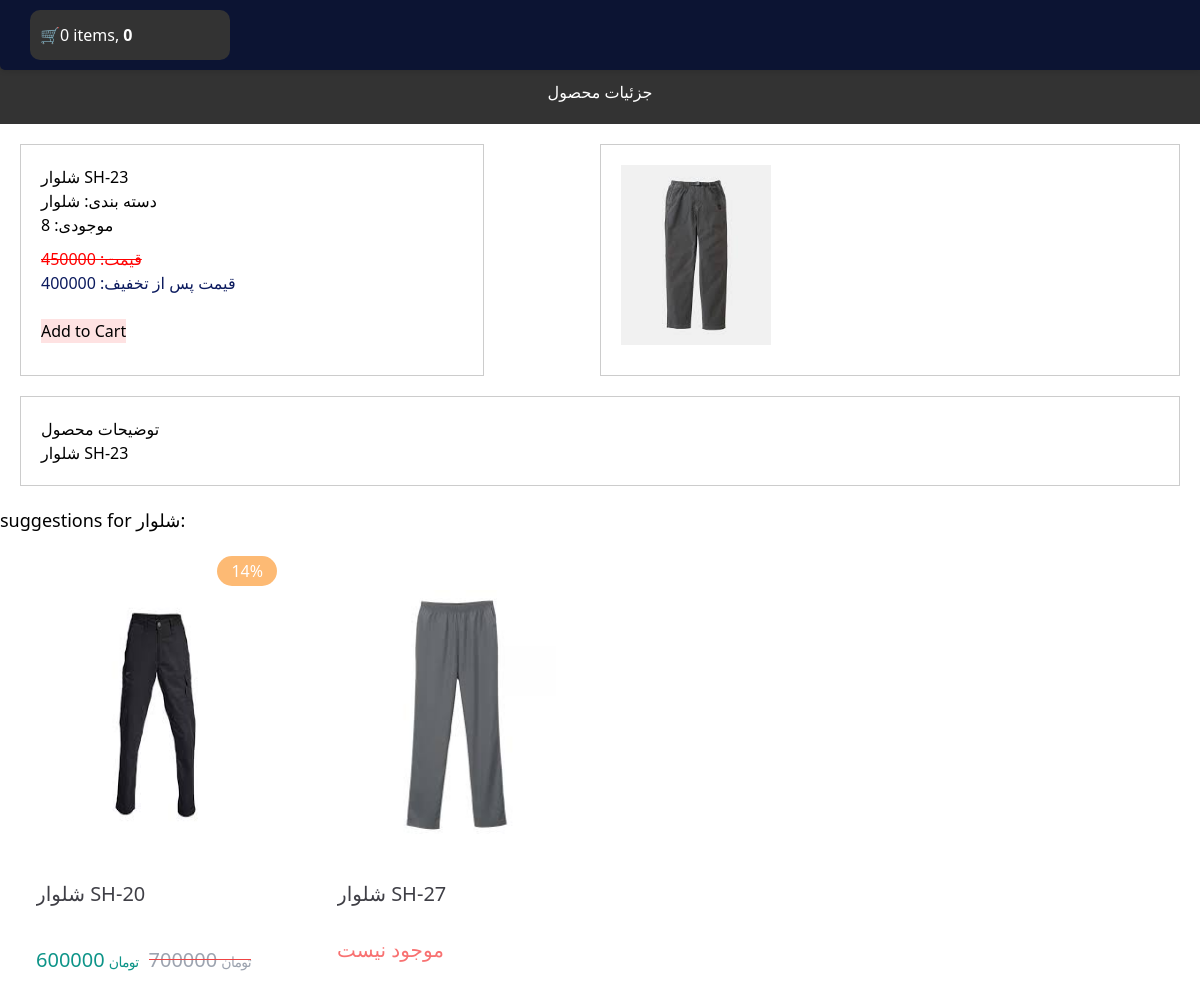
The page /product/7/shlor-sh-23 on the database its author committed.
### shop/models.py (models this page shows, shortened)
class Product(models.Model):
    category = models.ForeignKey(Category, related_name='products', on_delete=models.CASCADE)
    name = models.CharField(max_length=255)
    slug = models.SlugField(max_length=255)
    description = models.TextField(max_length=1200)
    inventory = models.PositiveIntegerField(default=0)
    price = models.PositiveIntegerField(default=0)
    weight = models.PositiveIntegerField(default=0)
    off = models.PositiveIntegerField(default=0)
    new_price = models.PositiveIntegerField(default=0)
    created = models.DateTimeField(auto_now_add=True)
    updated = models.DateTimeField(auto_now=True)
    class Meta:
        ordering = ['-created']
        indexes = [
            models.Index(fields=['id', 'slug']),
            models.Index(fields=['name']),
            models.Index(fields=['-created']),
        ]
    def percent(self):
        return round((self.off/self.price)*100)

class Category(models.Model):
    name = models.CharField(max_length=255)
    slug = models.SlugField(max_length=255, unique=True)
    class Meta:
        ordering = ['name']
        indexes = [
            models.Index(fields=['name'])
        ]
    def __str__(self):
        return self.name

class Image(models.Model):
    product = models.ForeignKey(Product, on_delete=models.CASCADE, related_name="images")
    file = models.ImageField(upload_to="product_images/%Y/%m/%d")
    title = models.CharField(max_length=250, null=True, blank=True)
    description = models.TextField(null=True, blank=True)
    created = models.DateTimeField(auto_now_add=True)
    class Meta:
        ordering = ['-created']
        indexes = [
            models.Index(fields=['-created'])
        ]

### shop/views.py (the view)
# urls.py: path('product/<int:id>/<slug:slug>', views.product_detail, name='product_detail')
def product_detail(request, id, slug):
    product = get_object_or_404(Product, slug=slug, id=id)
    category = product.category
    context = {
        'product': product,
        'category': category,
    }
    return render(request, 'shop/detail.html', context)

### cart/cart.py (called while the page is built)
    def __len__(self):
        return sum(item['quantity'] for item in self.cart.values())

    def get_total_price(self):
        price = sum(item['price'] * item['quantity'] for item in self.cart.values())
        return price

### cart/context_processor.py (called while the page is built)
def cart(request):
    return {'cart': Cart(request)}

### shop/templatetags/template_tag.py (called while the page is built)
@register.simple_tag()
def suggestions(category, id):
    product = Product.objects.filter(category=category).exclude(id=id)[:5]
    return (product)

### shop/templates/shop/detail.html (shortened to what this page needs)
{% extends 'parent/base.html' %}
{% load static %}
{% load template_tag%}
{% block content %}
{% load static tailwind_tags %}
<head>
    {% tailwind_css %}
</head>
    <div class="header">
        <h1> جزئیات محصول</h1>
    </div>
    <div class="product-container">
        <div class="product-details">
            <h2>{{ product.name }}</h2>
            <p>دسته بندی: {{ product.category }}</p>
            <p>موجودی: {{ product.inventory }}</p>
            <div class="price">
                <span class="original-price">قیمت: {{ product.price}}</span>
                <br>
                {% if product.off %}
                <span class="discounted-price-d">قیمت پس از تخفیف: {{ product.new_price}}</span>
                {% endif %}
            </div>
            <br>
            {% if product.inventory %}
                 <button type="button" id="add-cart" class="bg-red-100">Add to Cart</button>
            {% endif %}
        </div>
        <div class="product-images">
            {% for img in product.images.all %}
                <img src="{{ img.file.url }}">
            {% endfor %}
        </div>
    </div>
    <div class="product-description">
    <h3>توضیحات محصول</h3>
    <p>{{ product.description }}</p>
    </div>
<div>
    <h3 class="text-lg">suggestions for {{product.category}}:</h3>
    {% suggestions product.category product.id as products %}
    <div class="flex justify-center items-first">
    <div class="felx-col">
        <div class="" >
            <div class="grid grid-cols-4 gap-x-1">
        {%for i in products %}
            <div class="swiper-slide">
                <div class="child:rounded-2xl child:bg-white child:shadow-normal m-3 ">
                    <a href="{% url 'shop:product_detail' i.id i.slug %}">
                        <div class="dark:bg-zinc-700 justify-between p-2 m-4 relative  w-[255px] h-[472px] ">
                            <div class="p-5  pt-8 mb-5">
                                <img src="{{ i.images.first.file.url }} " class=" h-[250px] w-[250px] mx-auto my-auto items-center">
                            </div>
                            {% if  i.off and i.inventory %}
                            <span class="absolute top-1.5 right-1.5 rounded-full  block h-[30px] leading-[30px] bg-orange-300 text-white dark:text-zinc-700 px-3.5">{{i.percent}}%</span>
                            {% endif %}
                            <h5 class="font-dana-medium text-xl h-14 text-zinc-700 dark:text-white line-clamp-2"> {{ i.name }}</h5>
                    </a>
            {% if not i.inventory %}
                <div>
                    <span class="text-red-400  text-xl pt-3">موجود نیست</span>
                </div>
            {% else %}
            <div class="mt-2.5 flex gap-x-2.5">
                <div class="text-teal-600 dark:text-emerald-500 ">
                    <span class="font-dana-demibold text-xl"> {{ i.new_price }}</span>
                    <span class="text-sm tracking-tighter ">تومان</span>
                </div>
                {% if i.off %}
                    <div class="offer  text-gray-400">
                        <span class="font-dana-regular text-xl"> {{ i.price }}</span>
                        <span class="text-sm tracking-tighter ">تومان</span>
                    </div>
                {% endif %}
            </div>
        {% endif %}
                </div>
            </div>
        </div>
        {%endfor%}
    </div>
    </div>
{% endblock %}

### shop/templates/static/css/base.css (style rules this page uses)
.header { text-align:center; padding: 20px; background-color: #333; color: #fff; margin-top:60px; }
a:link, a:visited { text-decoration: none; }
.price { position: relative; margin-top: 10px; }
.original-price { text-decoration: line-through; color: red; }
.product-container { display: flex; justify-content: space-between; margin: 20px; }
.product-details { width: 40%; padding: 20px; box-sizing: border-box; border: 1px solid #ccc; }
.discounted-price-d { color: #0b1a5e; }
.product-images { width: 50%; padding: 20px; box-sizing: border-box; border: 1px solid #ccc; }
.product-images img { width: 150px; max-width:100%; height: auto; display: block; margin-bottom: 10px; }
.product-description { clear: both; margin: 20px; padding: 20px; box-sizing: border-box; border: 1px solid #ccc; }

### rows shown on the page
Product: name "شلوار SH-23", category "شلوار", inventory "8", price "450000", new_price "400000", description "شلوار SH-23"
Image: file (picture)
Product: images.first.file (picture), percent "14", name "شلوار SH-20", new_price "600000", price "700000"
Product: images.first.file (picture), name "شلوار SH-27", inventory "موجود نیست"

### other values the page prints
{{ item_count }} "0"
{{ cart.get_total_price }} "0"
